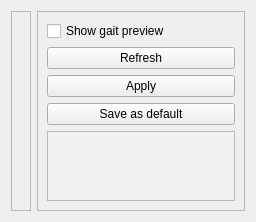
<?xml version="1.0" encoding="UTF-8"?>
<ui version="4.0">
 <class>GaitSelection</class>
 <widget class="QWidget" name="GaitSelection">
  <property name="geometry">
   <rect>
    <x>0</x>
    <y>0</y>
    <width>256</width>
    <height>207</height>
   </rect>
  </property>
  <property name="windowTitle">
   <string>March Gait Selection</string>
  </property>
  <property name="styleSheet">
   <string notr="true">QGroupBox {
    border: 1px solid gray;
    margin-top: 0.5em;
}

QGroupBox::title {
    subcontrol-origin: margin;
    left: 10px;
    padding: 0 3px 0 3px;
}</string>
  </property>
  <layout class="QGridLayout" name="gridLayout">
   <item row="0" column="1">
    <widget class="QFrame" name="Settings">
     <property name="frameShape">
      <enum>QFrame::StyledPanel</enum>
     </property>
     <property name="frameShadow">
      <enum>QFrame::Raised</enum>
     </property>
     <layout class="QVBoxLayout" name="verticalLayout">
      <item>
       <widget class="QCheckBox" name="ShowPreview">
        <property name="text">
         <string>Show gait preview</string>
        </property>
       </widget>
      </item>
      <item>
       <widget class="QPushButton" name="Refresh">
        <property name="text">
         <string>Refresh</string>
        </property>
       </widget>
      </item>
      <item>
       <widget class="QPushButton" name="Apply">
        <property name="text">
         <string>Apply</string>
        </property>
       </widget>
      </item>
      <item>
       <widget class="QPushButton" name="SaveDefault">
        <property name="text">
         <string>Save as default</string>
        </property>
       </widget>
      </item>
      <item>
       <widget class="QPlainTextEdit" name="Log">
        <property name="enabled">
         <bool>false</bool>
        </property>
        <property name="autoFillBackground">
         <bool>false</bool>
        </property>
        <property name="styleSheet">
         <string notr="true">#Log {
background-color: #F2F1F0
}</string>
        </property>
       </widget>
      </item>
     </layout>
    </widget>
   </item>
   <item row="0" column="0">
    <widget class="QFrame" name="Gaits">
     <property name="frameShape">
      <enum>QFrame::StyledPanel</enum>
     </property>
     <property name="frameShadow">
      <enum>QFrame::Raised</enum>
     </property>
     <layout class="QVBoxLayout" name="verticalLayout_2"/>
    </widget>
   </item>
  </layout>
 </widget>
 <resources/>
 <connections/>
</ui>
